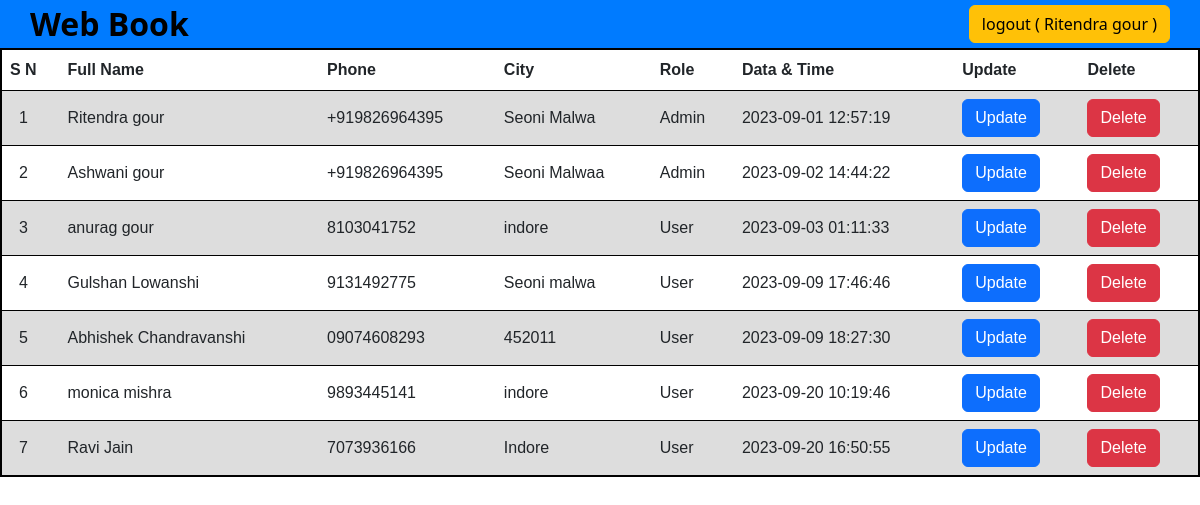
Page /user.php (signed in) on the earlier database version.
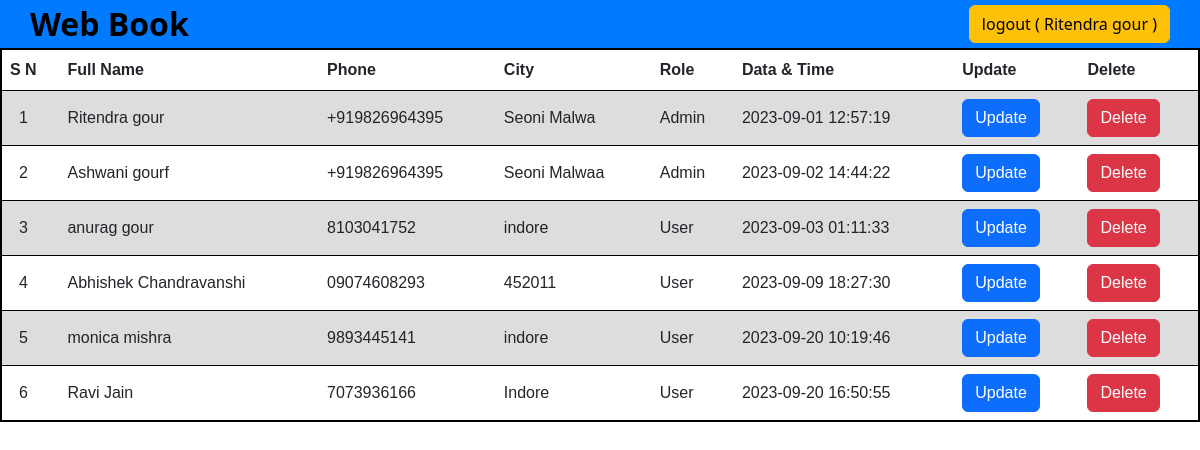
Same page on the later database version.
### tables this page shows
CREATE TABLE `info` (
  `id` int(11) NOT NULL,
  `fname` varchar(255) NOT NULL,
  `lname` varchar(255) NOT NULL,
  `email` varchar(255) NOT NULL,
  `password` varchar(255) NOT NULL,
  `securityquestion` varchar(255) NOT NULL,
  `securityanswer` varchar(255) NOT NULL,
  `birthdate` date NOT NULL,
  `phone` varchar(255) DEFAULT NULL,
  `gender` varchar(255) NOT NULL,
  `pincode` int(11) DEFAULT NULL,
  `location` varchar(255) DEFAULT NULL,
  `role` varchar(255) NOT NULL,
  `updated_by` int(11) NOT NULL,
  `dt` datetime NOT NULL DEFAULT current_timestamp()
);

### db.php (called while the page is built, shortened)
<?php
$db_name = "mysql:host=localhost;dbname=test";
$conn = new PDO($db_name,"root","");
$company_name = $conn->query("SELECT * FROM systemconfig WHERE id='1'")->fetch()['value'];
$SuperAdminEmail = $conn->query("SELECT * FROM systemconfig WHERE id='2'")->fetch()['value'];
$uniqid = uniqid();
?>

### user.php (the view, shortened to what this page needs)
<?php
include('bootstrap.php');
$role= $_SESSION['role'];
if (!isset($_SESSION['loggedin']) || $_SESSION['loggedin'] != true){
    header("Location: signup.php");
}else{
?>
<!DOCTYPE html>
<html lang="en">
<head>
</head>
<body>
    <?php
        include('db.php');
        $sql = $conn->query("SELECT * FROM info");
            ?>
    <div class="main-container">
        <a href="home.php" style="text-decoration: none;"><h2 class="m-0"><?=$company_name?></h2></a>
        <button class="btn btn-warning"><a href="logout.php"
        style="text-decoration: none;color: black;">logout <?php echo"( ".$_SESSION['fullname']." )";?></a></button>
    </div>
    <?php
    if($role!="0"){
        ?>
    <table>
  <tr>
    <th class="noimp">S N</th>
    <th>Full Name</th>
    <th class="noimp">Phone</th>
    <th class="noimp">City</th>
    <th>Role</th>
    <th class="noimp">Data & Time</th>
    <th>Update</th>
    <th class="noimp impcloumn">Delete</th>
  </tr>
<?php
    $sn=1;
while($row = $sql->fetch()){
?>
  <tr>
    <td class="noimp">&nbsp;&nbsp;<?=$sn++?></td>
    <td><?=$row["fname"]." ".$row["lname"]?></td>
    <td class="noimp"><?=$row["phone"]?></td>
    <td class="noimp"><?=$row["location"]?></td>
    <td><?php if($row["role"]=="0"){echo"User";}else{echo"Admin";}?></td>
    <td class="noimp"><?=$row["dt"]?></td>
<?php if(!($row['email'] == $SuperAdminEmail)){ ?>
    <td><?="<a href='update.php?&$uniqid$uniqid$uniqid$uniqid$uniqid&id=$row[id]
        &$uniqid$uniqid$uniqid$uniqid$uniqid'><button class='btn btn-primary'>Update</button></a>"?></td>
    <?php if($role!="0"){?>
    <td class="noimp impcloumn"><?="<a href='delete.php?&$uniqid$uniqid$uniqid$uniqid$uniqid&id=$row[id]
        &$uniqid$uniqid$uniqid$uniqid$uniqid'>
    <button class='btn btn-danger'>Delete</button></a>"?></td>
    <?php }}else{
        ?>
        <td><?="<button class='btn btn-primary' onclick='canNotChangeSuperAdminData()'>Update</button>"?></td>
        <td class="noimp impcloumn"><?="<button class='btn btn-danger' onclick='canNotChangeSuperAdminData()'>
                                    Delete</button>"?></td>
        <?php
    } ?>
 </tr>
<?php
}
}
?>
</table>
</body>
</html>
<?php
    }
?>

Differences in the rows shown:
removed info: fname "Gulshan", lname "Lowanshi", phone "9131492775", location "Seoni malwa", role "User", dt "2023-09-09 17:46:46"
changed info "Ashwani": lname "gour" → "gourf"
